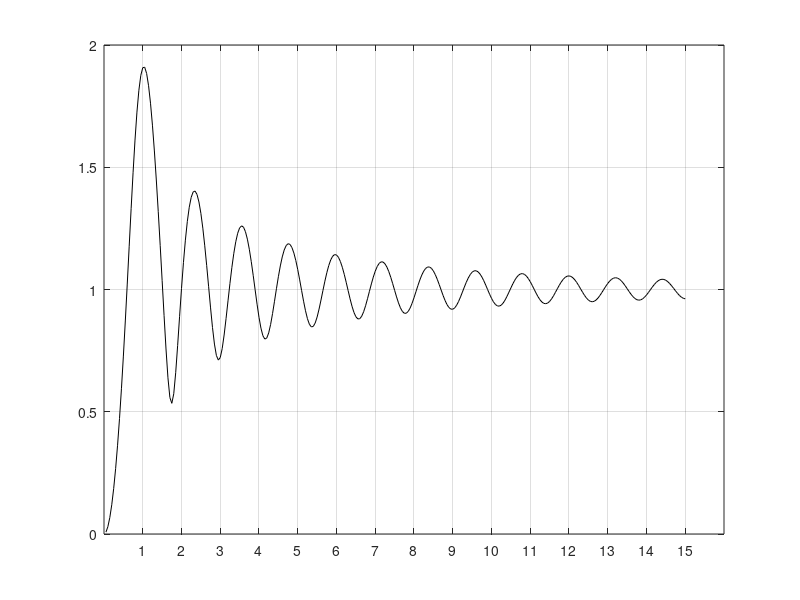
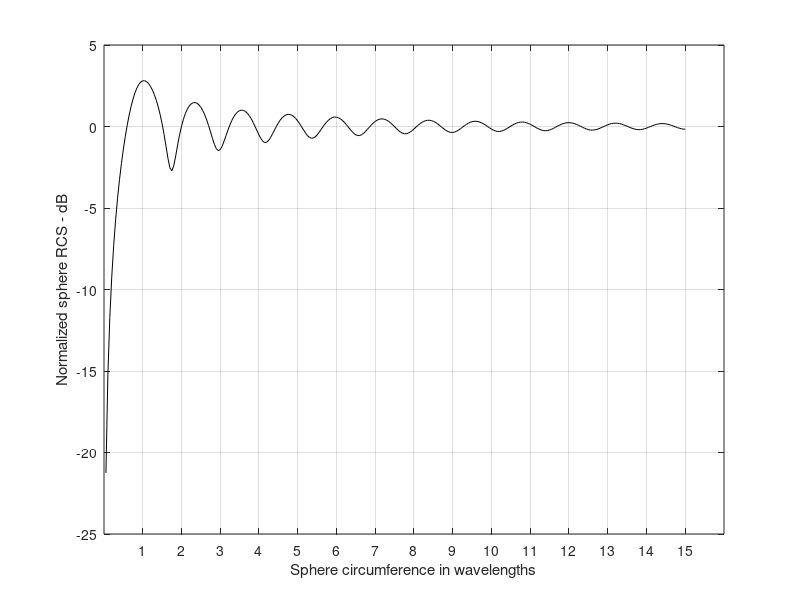
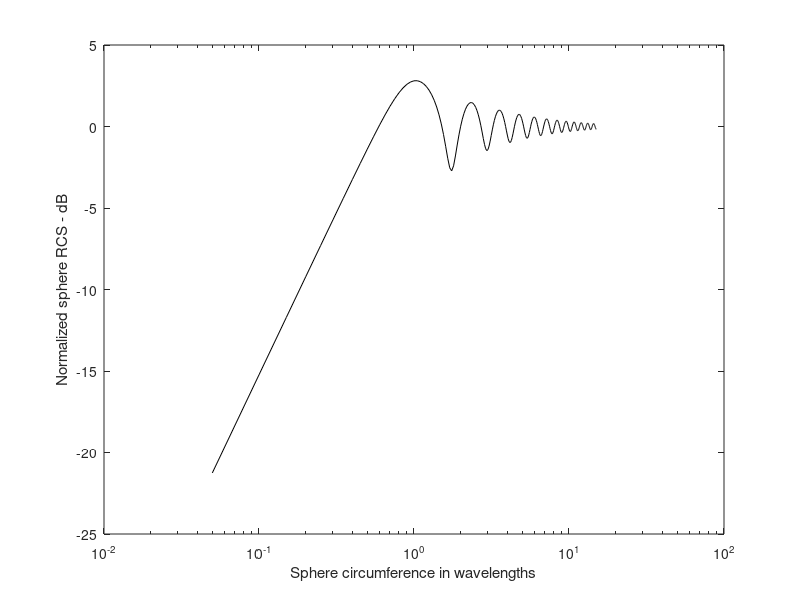

Source code (MATLAB) for these figures, in order:
% This program calculates the back-scattered RCS for a perfectly
% conducting sphere using Eq.(2.7), and produce plots similar to Fig.2.7 
% Spherical Bessel functions are computed using series approximation and recursion.


clear all
eps   = 0.00001;
index = 0;
% kr limits are [0.05 - 15] ===> 300 points
for kr = 0.05:0.05:15
   index = index + 1;
   sphere_rcs   = 0. + 0.*i;
   f1    = 0. + 1.*i;
   f2    = 1. + 0.*i;
   m     = 1.;
   n     = 0.;
   q     = -1.;
   % initially set del to huge value
   del =100000+100000*i;
   while(abs(del) > eps)
      q   = -q;
      n   = n + 1;
      m   = m + 2;
      del = (2.*n-1) * f2 / kr-f1;
      f1  = f2;
      f2  = del;
      del = q * m /(f2 * (kr * f1 - n * f2));
      sphere_rcs = sphere_rcs + del;
   end
   rcs(index)   = abs(sphere_rcs);
   sphere_rcsdb(index) = 10. * log10(rcs(index));
   end
figure(1);
n=0.05:.05:15;
plot (n,rcs,'k');
set (gca,'xtick',[1 2 3 4 5 6 7 8 9 10 11 12 13 14 15]);
%xlabel ('Sphere circumference in wavelengths');
%ylabel ('Normalized sphere RCS');
grid;
figure (2);
plot (n,sphere_rcsdb,'k');
set (gca,'xtick',[1 2 3 4 5 6 7 8 9 10 11 12 13 14 15]);
xlabel ('Sphere circumference in wavelengths');
ylabel ('Normalized sphere RCS - dB');
grid;
figure (3);
semilogx (n,sphere_rcsdb,'k');
xlabel ('Sphere circumference in wavelengths');
ylabel ('Normalized sphere RCS - dB');



